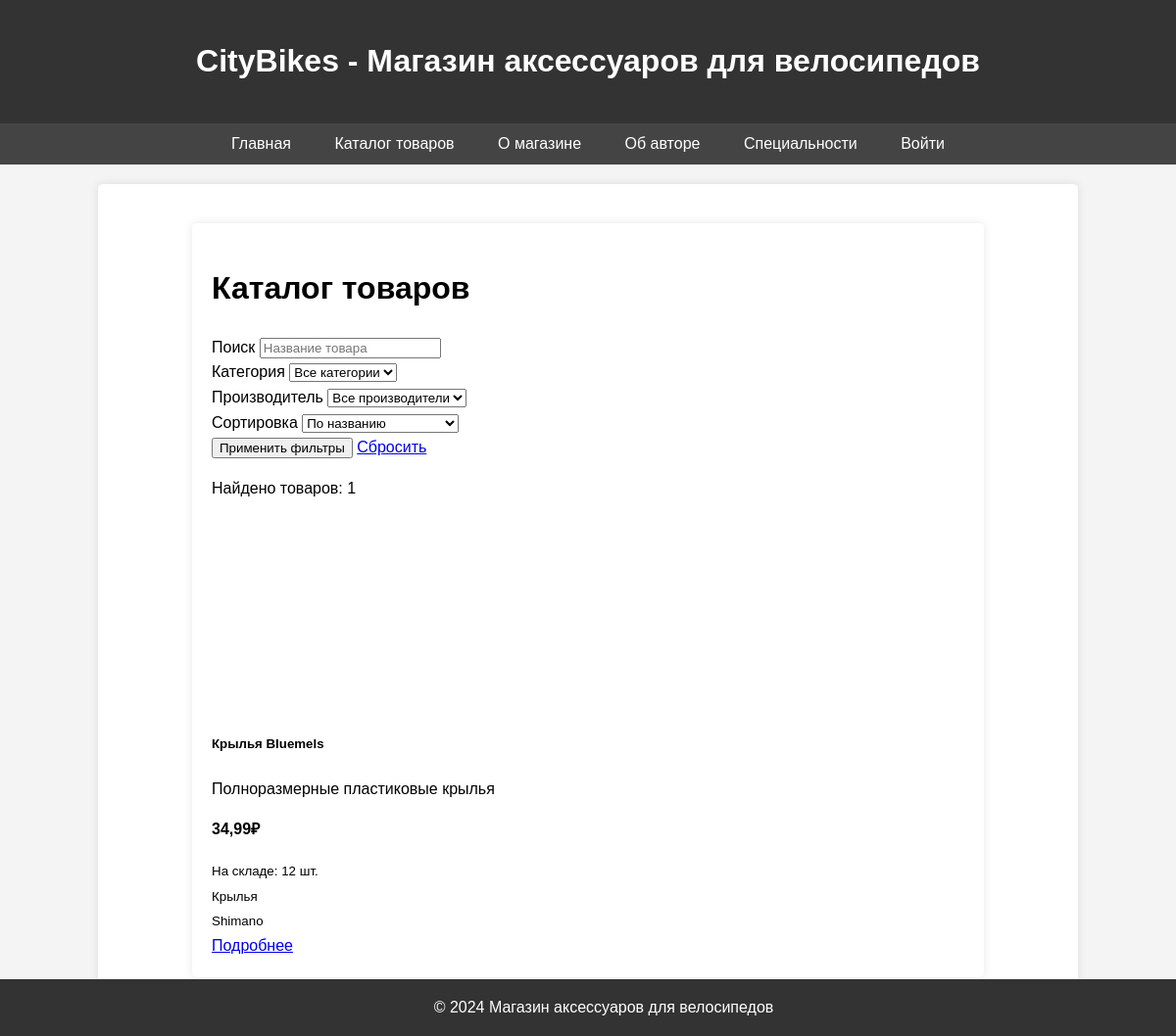
Before: /products/ with the older database file.
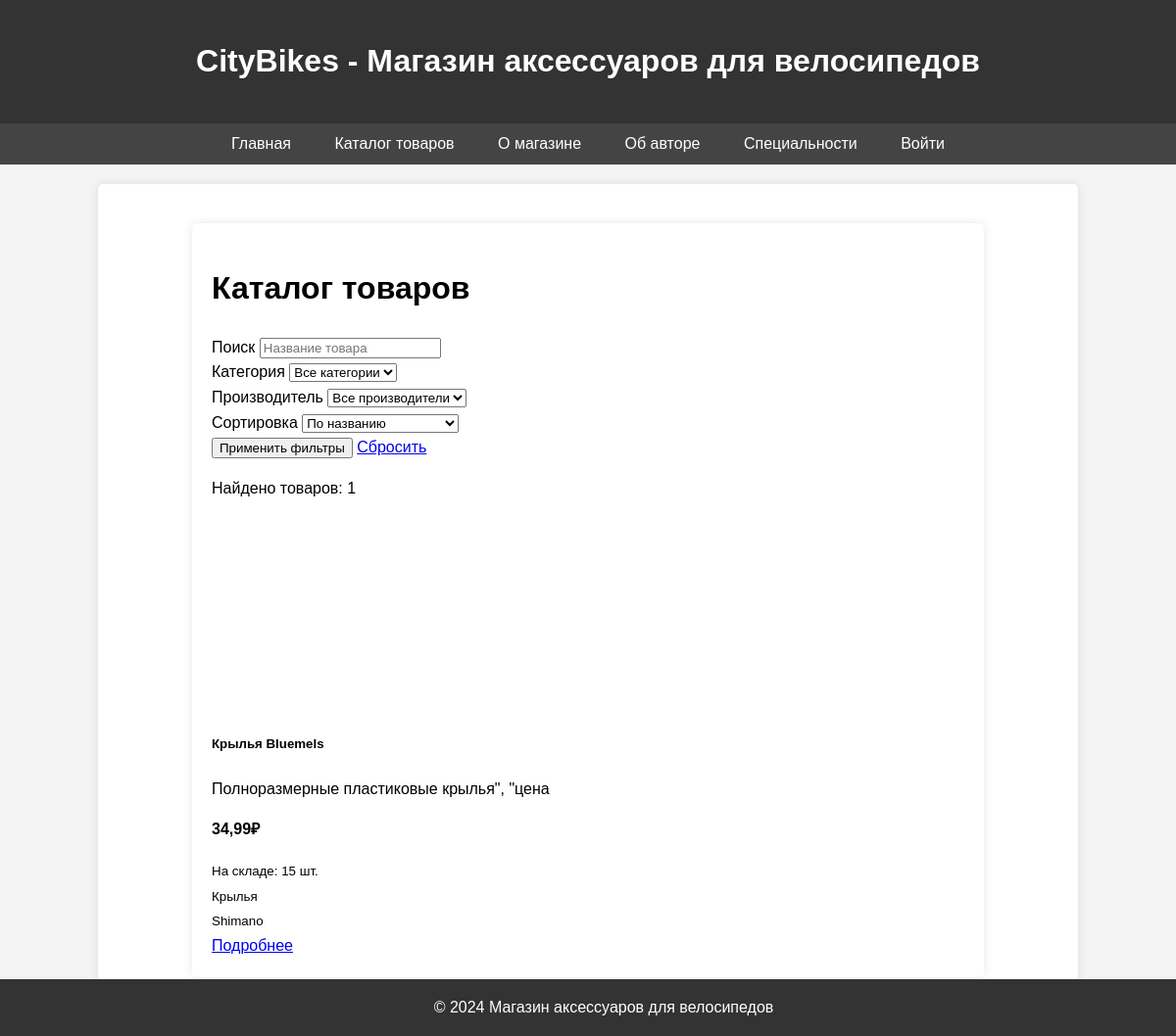
After: the same page with the newer database file.
### shop/models.py (models this page shows, shortened)
class Product(models.Model):
    название = models.CharField(max_length=200)
    описание = models.TextField()
    фото_товара = models.ImageField(upload_to='product/', blank=True, null=True)
    цена = models.DecimalField(
        max_digits=10,
        decimal_places=2,
        validators=[MinValueValidator(Decimal('0.00'))]
    )
    количество_на_складе = models.IntegerField(
        validators=[MinValueValidator(0)]
    )
    категория = models.ForeignKey(Category, on_delete=models.CASCADE)
    производитель = models.ForeignKey(Manufacturer, on_delete=models.CASCADE)
    class Meta:
        verbose_name = "Товар"
        verbose_name_plural = "Товары"

class Category(models.Model):
    название = models.CharField(max_length=100)
    описание = models.TextField(blank=True)
    class Meta:
        verbose_name = "Категория товара"
        verbose_name_plural = "Категории товаров"

class Manufacturer(models.Model):
    название = models.CharField(max_length=100)
    страна = models.CharField(max_length=100)
    описание = models.TextField(blank=True)
    class Meta:
        verbose_name = "Производитель"
        verbose_name_plural = "Производители"

### shop/views.py (the view)
# urls.py: path('products/', views.product_list, name='product_list'),
def product_list(request):
    from .models import Product, Category, Manufacturer
    products = Product.objects.all()
    search_query = request.GET.get('search', '')
    category_id = request.GET.get('category')
    manufacturer_id = request.GET.get('manufacturer')
    sort = request.GET.get('sort', 'name')
    if search_query:
        products = products.filter(
            Q(название__icontains=search_query) |
            Q(описание__icontains=search_query)
        )
    if category_id:
        products = products.filter(категория_id=category_id)
    if manufacturer_id:
        products = products.filter(производитель_id=manufacturer_id)
    if sort == 'price_asc':
        products = products.order_by('цена')
    elif sort == 'price_desc':
        products = products.order_by('-цена')
    else:
        products = products.order_by('название')
    paginator = Paginator(products, 9)
    page_number = request.GET.get('page')
    page_obj = paginator.get_page(page_number)
    context = {
        'page_obj': page_obj,
        'categories': Category.objects.all(),
        'manufacturers': Manufacturer.objects.all(),
        'current_category': int(category_id) if category_id else None,
        'current_manufacturer': int(manufacturer_id) if manufacturer_id else None,
        'current_sort': sort,
        'search_query': search_query,
        'total_products': products.count()
    }
    return render(request, 'shop/product_list.html', context)

### shop/templates/shop/product_list.html (shortened to what the changed rows need)
{% extends 'shop/base.html' %}
{% block content %}
<div class="container mt-4">
    <div class="row">
        <div class="col-12">
            <h1 class="mb-4">Каталог товаров</h1>
            <div class="row">
                {% for product in page_obj %}
                    <div class="col-lg-4 col-md-6 mb-4">
                        <div class="card h-100 shadow-sm">
                            {% if product.фото_товара %}
                                <img src="{{ product.фото_товара.url }}" class="card-img-top" alt="{{ product.название }}" style="block-size: 200px; object-fit: cover;">
                            {% else %}
                                <div class="card-img-top bg-light d-flex align-items-center justify-content-center" style="block-size: 200px;">
                                </div>
                            {% endif %}
                            <div class="card-body d-flex flex-column">
                                <h5 class="card-title">{{ product.название }}</h5>
                                <p class="card-text text-muted small">{{ product.описание|truncatewords:15 }}</p>
                                <div class="mt-auto">
                                    <div class="row align-items-center">
                                        <div class="col">
                                            <p class="mb-1"><strong>{{ product.цена }}₽</strong></p>
                                            <small class="text-muted">На складе: {{ product.количество_на_складе }} шт.</small>
                                        </div>
                                    </div>
                                    <div class="row mt-2">
                                        <div class="col">
                                            <small class="text-muted">
                                                 {{ product.категория.название }}<br>
                                                 {{ product.производитель.название }}
                                            </small>
                                        </div>
                                    </div>
                                    <div class="row mt-3">
                                        <div class="col">
                                            <a href="{% url 'product_detail' product.id %}" class="btn btn-outline-primary btn-sm w-100">
                                                Подробнее
                                            </a>
                                        </div>
                                    </div>
                                </div>
                            </div>
                        </div>
                    </div>
                {% endfor %}
            </div>
        </div>
    </div>
</div>
{% endblock %}

Changed rows visible on the page:
changed Product "Крылья Bluemels": описание "Полноразмерные пластиковые крылья" → "Полноразмерные пластиковые крылья\", \"цена"; количество_на_складе "12" → "15"
